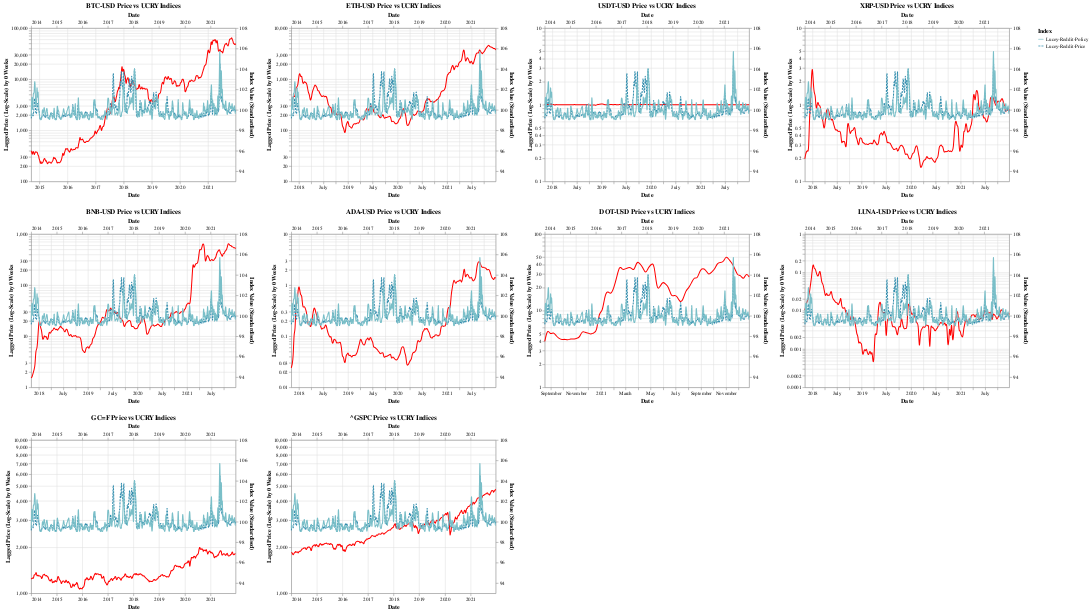

Here is the notebook cell this chart was saved with:
### Markdown cell above
**Prices where h = 0 weeks**

### Code cell
gen_price_vs_ucry_chart()

### Figure 1 — Vega-Lite specification as saved in the notebook (floating-point values rounded to 4 significant figures; data arrays with more than 128 entries replaced by an {"elided": "..."} marker saying what was removed)
{"config": {"view": {"continuousWidth": 400, "continuousHeight": 300}}, "concat": [{"layer": [{"mark": {"type": "line", "interpolate": "basis"}, "encoding": {"color": {"value": "#FF0000"}, "tooltip": [{"field": "Date", "type": "temporal"}, {"field": "Price", "type": "quantitative"}, {"field": "Ticker", "type": "nominal"}], "x": {"field": "Date", "type": "temporal"}, "y": {"field": "Price", "scale": {"type": "log"}, "title": "Lagged Price (Log-Scale) by 0 Weeks", "type": "quantitative"}}}, {"data": {"name": "data-44a9164c0c590ca70536089463563a8b"}, "mark": {"type": "line", "interpolate": "basis"}, "encoding": {"color": {"field": "Index", "scale": {"scheme": "lighttealblue"}, "type": "nominal"}, "strokeDash": {"field": "Index", "type": "nominal"}, "tooltip": [{"field": "Date", "type": "temporal"}, {"field": "Index Value (Standardised)", "type": "quantitative"}, {"field": "Index", "type": "nominal"}], "x": {"field": "Date", "type": "temporal"}, "y": {"field": "Index Value (Standardised)", "scale": {"domain": [93, 108]}, "type": "quantitative"}}}], "data": {"name": "data-8d702ff369346fe4ed9c808cb1f06f93"}, "resolve": {"scale": {"x": "independent", "y": "independent"}}, "title": "BTC-USD Price vs UCRY Indices", "transform": [{"filter": "(datum.Ticker === 'BTC-USD')"}]}, {"layer": [{"mark": {"type": "line", "interpolate": "basis"}, "encoding": {"color": {"value": "#FF0000"}, "tooltip": [{"field": "Date", "type": "temporal"}, {"field": "Price", "type": "quantitative"}, {"field": "Ticker", "type": "nominal"}], "x": {"field": "Date", "type": "temporal"}, "y": {"field": "Price", "scale": {"type": "log"}, "title": "Lagged Price (Log-Scale) by 0 Weeks", "type": "quantitative"}}}, {"data": {"name": "data-44a9164c0c590ca70536089463563a8b"}, "mark": {"type": "line", "interpolate": "basis"}, "encoding": {"color": {"field": "Index", "scale": {"scheme": "lighttealblue"}, "type": "nominal"}, "strokeDash": {"field": "Index", "type": "nominal"}, "tooltip": [{"field": "Date", "type": "temporal"}, {"field": "Index Value (Standardised)", "type": "quantitative"}, {"field": "Index", "type": "nominal"}], "x": {"field": "Date", "type": "temporal"}, "y": {"field": "Index Value (Standardised)", "scale": {"domain": [93, 108]}, "type": "quantitative"}}}], "data": {"name": "data-8d702ff369346fe4ed9c808cb1f06f93"}, "resolve": {"scale": {"x": "independent", "y": "independent"}}, "title": "ETH-USD Price vs UCRY Indices", "transform": [{"filter": "(datum.Ticker === 'ETH-USD')"}]}, {"layer": [{"mark": {"type": "line", "interpolate": "basis"}, "encoding": {"color": {"value": "#FF0000"}, "tooltip": [{"field": "Date", "type": "temporal"}, {"field": "Price", "type": "quantitative"}, {"field": "Ticker", "type": "nominal"}], "x": {"field": "Date", "type": "temporal"}, "y": {"field": "Price", "scale": {"type": "log"}, "title": "Lagged Price (Log-Scale) by 0 Weeks", "type": "quantitative"}}}, {"data": {"name": "data-44a9164c0c590ca70536089463563a8b"}, "mark": {"type": "line", "interpolate": "basis"}, "encoding": {"color": {"field": "Index", "scale": {"scheme": "lighttealblue"}, "type": "nominal"}, "strokeDash": {"field": "Index", "type": "nominal"}, "tooltip": [{"field": "Date", "type": "temporal"}, {"field": "Index Value (Standardised)", "type": "quantitative"}, {"field": "Index", "type": "nominal"}], "x": {"field": "Date", "type": "temporal"}, "y": {"field": "Index Value (Standardised)", "scale": {"domain": [93, 108]}, "type": "quantitative"}}}], "data": {"name": "data-8d702ff369346fe4ed9c808cb1f06f93"}, "resolve": {"scale": {"x": "independent", "y": "independent"}}, "title": "USDT-USD Price vs UCRY Indices", "transform": [{"filter": "(datum.Ticker === 'USDT-USD')"}]}, {"layer": [{"mark": {"type": "line", "interpolate": "basis"}, "encoding": {"color": {"value": "#FF0000"}, "tooltip": [{"field": "Date", "type": "temporal"}, {"field": "Price", "type": "quantitative"}, {"field": "Ticker", "type": "nominal"}], "x": {"field": "Date", "type": "temporal"}, "y": {"field": "Price", "scale": {"type": "log"}, "title": "Lagged Price (Log-Scale) by 0 Weeks", "type": "quantitative"}}}, {"data": {"name": "data-44a9164c0c590ca70536089463563a8b"}, "mark": {"type": "line", "interpolate": "basis"}, "encoding": {"color": {"field": "Index", "scale": {"scheme": "lighttealblue"}, "type": "nominal"}, "strokeDash": {"field": "Index", "type": "nominal"}, "tooltip": [{"field": "Date", "type": "temporal"}, {"field": "Index Value (Standardised)", "type": "quantitative"}, {"field": "Index", "type": "nominal"}], "x": {"field": "Date", "type": "temporal"}, "y": {"field": "Index Value (Standardised)", "scale": {"domain": [93, 108]}, "type": "quantitative"}}}], "data": {"name": "data-8d702ff369346fe4ed9c808cb1f06f93"}, "resolve": {"scale": {"x": "independent", "y": "independent"}}, "title": "XRP-USD Price vs UCRY Indices", "transform": [{"filter": "(datum.Ticker === 'XRP-USD')"}]}, {"layer": [{"mark": {"type": "line", "interpolate": "basis"}, "encoding": {"color": {"value": "#FF0000"}, "tooltip": [{"field": "Date", "type": "temporal"}, {"field": "Price", "type": "quantitative"}, {"field": "Ticker", "type": "nominal"}], "x": {"field": "Date", "type": "temporal"}, "y": {"field": "Price", "scale": {"type": "log"}, "title": "Lagged Price (Log-Scale) by 0 Weeks", "type": "quantitative"}}}, {"data": {"name": "data-44a9164c0c590ca70536089463563a8b"}, "mark": {"type": "line", "interpolate": "basis"}, "encoding": {"color": {"field": "Index", "scale": {"scheme": "lighttealblue"}, "type": "nominal"}, "strokeDash": {"field": "Index", "type": "nominal"}, "tooltip": [{"field": "Date", "type": "temporal"}, {"field": "Index Value (Standardised)", "type": "quantitative"}, {"field": "Index", "type": "nominal"}], "x": {"field": "Date", "type": "temporal"}, "y": {"field": "Index Value (Standardised)", "scale": {"domain": [93, 108]}, "type": "quantitative"}}}], "data": {"name": "data-8d702ff369346fe4ed9c808cb1f06f93"}, "resolve": {"scale": {"x": "independent", "y": "independent"}}, "title": "BNB-USD Price vs UCRY Indices", "transform": [{"filter": "(datum.Ticker === 'BNB-USD')"}]}, {"layer": [{"mark": {"type": "line", "interpolate": "basis"}, "encoding": {"color": {"value": "#FF0000"}, "tooltip": [{"field": "Date", "type": "temporal"}, {"field": "Price", "type": "quantitative"}, {"field": "Ticker", "type": "nominal"}], "x": {"field": "Date", "type": "temporal"}, "y": {"field": "Price", "scale": {"type": "log"}, "title": "Lagged Price (Log-Scale) by 0 Weeks", "type": "quantitative"}}}, {"data": {"name": "data-44a9164c0c590ca70536089463563a8b"}, "mark": {"type": "line", "interpolate": "basis"}, "encoding": {"color": {"field": "Index", "scale": {"scheme": "lighttealblue"}, "type": "nominal"}, "strokeDash": {"field": "Index", "type": "nominal"}, "tooltip": [{"field": "Date", "type": "temporal"}, {"field": "Index Value (Standardised)", "type": "quantitative"}, {"field": "Index", "type": "nominal"}], "x": {"field": "Date", "type": "temporal"}, "y": {"field": "Index Value (Standardised)", "scale": {"domain": [93, 108]}, "type": "quantitative"}}}], "data": {"name": "data-8d702ff369346fe4ed9c808cb1f06f93"}, "resolve": {"scale": {"x": "independent", "y": "independent"}}, "title": "ADA-USD Price vs UCRY Indices", "transform": [{"filter": "(datum.Ticker === 'ADA-USD')"}]}, {"layer": [{"mark": {"type": "line", "interpolate": "basis"}, "encoding": {"color": {"value": "#FF0000"}, "tooltip": [{"field": "Date", "type": "temporal"}, {"field": "Price", "type": "quantitative"}, {"field": "Ticker", "type": "nominal"}], "x": {"field": "Date", "type": "temporal"}, "y": {"field": "Price", "scale": {"type": "log"}, "title": "Lagged Price (Log-Scale) by 0 Weeks", "type": "quantitative"}}}, {"data": {"name": "data-44a9164c0c590ca70536089463563a8b"}, "mark": {"type": "line", "interpolate": "basis"}, "encoding": {"color": {"field": "Index", "scale": {"scheme": "lighttealblue"}, "type": "nominal"}, "strokeDash": {"field": "Index", "type": "nominal"}, "tooltip": [{"field": "Date", "type": "temporal"}, {"field": "Index Value (Standardised)", "type": "quantitative"}, {"field": "Index", "type": "nominal"}], "x": {"field": "Date", "type": "temporal"}, "y": {"field": "Index Value (Standardised)", "scale": {"domain": [93, 108]}, "type": "quantitative"}}}], "data": {"name": "data-8d702ff369346fe4ed9c808cb1f06f93"}, "resolve": {"scale": {"x": "independent", "y": "independent"}}, "title": "DOT-USD Price vs UCRY Indices", "transform": [{"filter": "(datum.Ticker === 'DOT-USD')"}]}, {"layer": [{"mark": {"type": "line", "interpolate": "basis"}, "encoding": {"color": {"value": "#FF0000"}, "tooltip": [{"field": "Date", "type": "temporal"}, {"field": "Price", "type": "quantitative"}, {"field": "Ticker", "type": "nominal"}], "x": {"field": "Date", "type": "temporal"}, "y": {"field": "Price", "scale": {"type": "log"}, "title": "Lagged Price (Log-Scale) by 0 Weeks", "type": "quantitative"}}}, {"data": {"name": "data-44a9164c0c590ca70536089463563a8b"}, "mark": {"type": "line", "interpolate": "basis"}, "encoding": {"color": {"field": "Index", "scale": {"scheme": "lighttealblue"}, "type": "nominal"}, "strokeDash": {"field": "Index", "type": "nominal"}, "tooltip": [{"field": "Date", "type": "temporal"}, {"field": "Index Value (Standardised)", "type": "quantitative"}, {"field": "Index", "type": "nominal"}], "x": {"field": "Date", "type": "temporal"}, "y": {"field": "Index Value (Standardised)", "scale": {"domain": [93, 108]}, "type": "quantitative"}}}], "data": {"name": "data-8d702ff369346fe4ed9c808cb1f06f93"}, "resolve": {"scale": {"x": "independent", "y": "independent"}}, "title": "LUNA-USD Price vs UCRY Indices", "transform": [{"filter": "(datum.Ticker === 'LUNA-USD')"}]}, {"layer": [{"mark": {"type": "line", "interpolate": "basis"}, "encoding": {"color": {"value": "#FF0000"}, "tooltip": [{"field": "Date", "type": "temporal"}, {"field": "Price", "type": "quantitative"}, {"field": "Ticker", "type": "nominal"}], "x": {"field": "Date", "type": "temporal"}, "y": {"field": "Price", "scale": {"type": "log"}, "title": "Lagged Price (Log-Scale) by 0 Weeks", "type": "quantitative"}}}, {"data": {"name": "data-44a9164c0c590ca70536089463563a8b"}, "mark": {"type": "line", "interpolate": "basis"}, "encoding": {"color": {"field": "Index", "scale": {"scheme": "lighttealblue"}, "type": "nominal"}, "strokeDash": {"field": "Index", "type": "nominal"}, "tooltip": [{"field": "Date", "type": "temporal"}, {"field": "Index Value (Standardised)", "type": "quantitative"}, {"field": "Index", "type": "nominal"}], "x": {"field": "Date", "type": "temporal"}, "y": {"field": "Index Value (Standardised)", "scale": {"domain": [93, 108]}, "type": "quantitative"}}}], "data": {"name": "data-8d702ff369346fe4ed9c808cb1f06f93"}, "resolve": {"scale": {"x": "independent", "y": "independent"}}, "title": "GC=F Price vs UCRY Indices", "transform": [{"filter": "(datum.Ticker === 'GC=F')"}]}, {"layer": [{"mark": {"type": "line", "interpolate": "basis"}, "encoding": {"color": {"value": "#FF0000"}, "tooltip": [{"field": "Date", "type": "temporal"}, {"field": "Price", "type": "quantitative"}, {"field": "Ticker", "type": "nominal"}], "x": {"field": "Date", "type": "temporal"}, "y": {"field": "Price", "scale": {"type": "log"}, "title": "Lagged Price (Log-Scale) by 0 Weeks", "type": "quantitative"}}}, {"data": {"name": "data-44a9164c0c590ca70536089463563a8b"}, "mark": {"type": "line", "interpolate": "basis"}, "encoding": {"color": {"field": "Index", "scale": {"scheme": "lighttealblue"}, "type": "nominal"}, "strokeDash": {"field": "Index", "type": "nominal"}, "tooltip": [{"field": "Date", "type": "temporal"}, {"field": "Index Value (Standardised)", "type": "quantitative"}, {"field": "Index", "type": "nominal"}], "x": {"field": "Date", "type": "temporal"}, "y": {"field": "Index Value (Standardised)", "scale": {"domain": [93, 108]}, "type": "quantitative"}}}], "data": {"name": "data-8d702ff369346fe4ed9c808cb1f06f93"}, "resolve": {"scale": {"x": "independent", "y": "independent"}}, "title": "^GSPC Price vs UCRY Indices", "transform": [{"filter": "(datum.Ticker === '^GSPC')"}]}], "columns": 4, "$schema": "https://vega.github.io/schema/vega-lite/v4.17.0.json", "datasets": {"data-8d702ff369346fe4ed9c808cb1f06f93": {"elided": "2591 records"}, "data-44a9164c0c590ca70536089463563a8b": {"elided": "836 records"}}}
